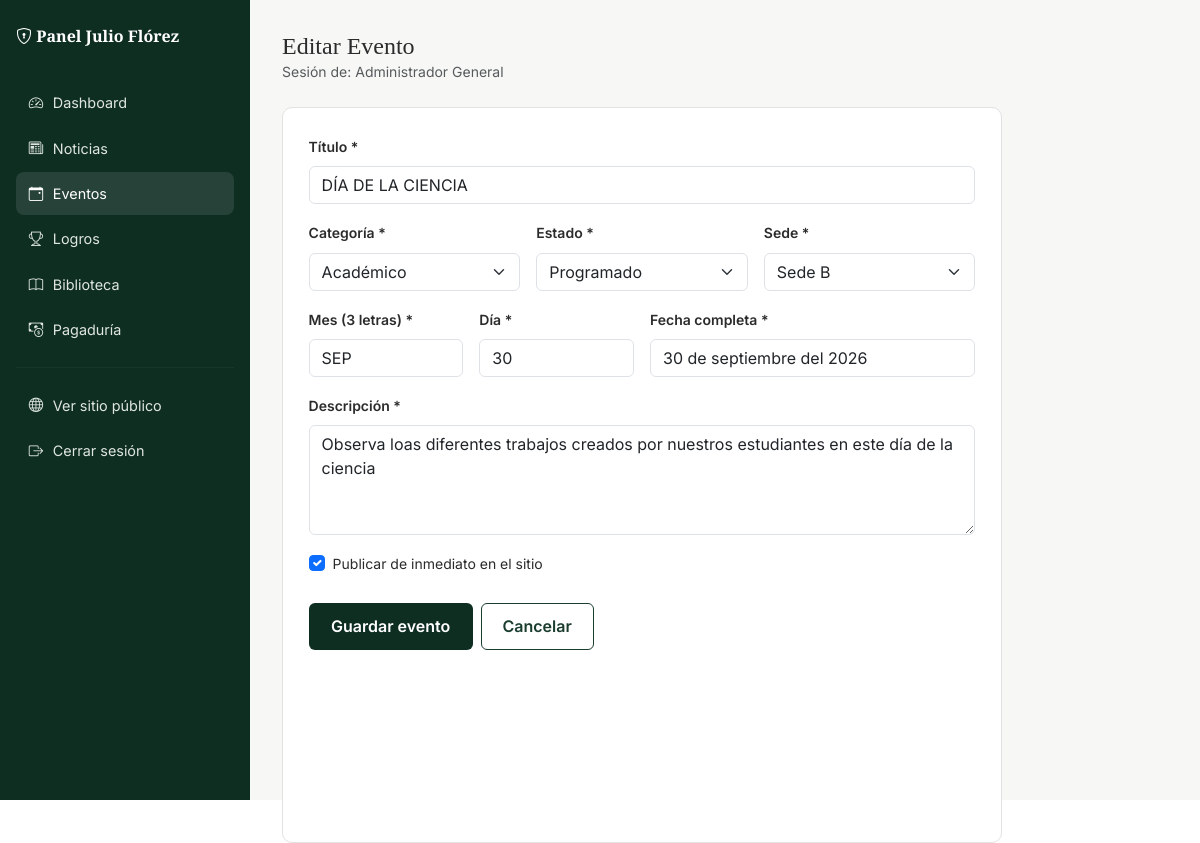
Screenshot of /admin/eventos/6/editar (signed in) with the database file from the repository.
### tables this page shows
CREATE TABLE eventos (
        id INTEGER PRIMARY KEY AUTOINCREMENT,
        titulo TEXT NOT NULL,
        categoria TEXT NOT NULL,
        estado TEXT NOT NULL DEFAULT 'Programado',
        descripcion TEXT,
        fecha_completa TEXT NOT NULL,
        mes TEXT NOT NULL,
        dia TEXT NOT NULL,
        sede TEXT DEFAULT 'Ambas',
        publicado INTEGER NOT NULL DEFAULT 1,
        creado_en TEXT DEFAULT CURRENT_TIMESTAMP
    );

### app.py (the view, shortened to what this page needs)
@app.route("/admin/eventos/<int:id_evento>/editar", methods=["GET", "POST"])
@login_requerido
def admin_evento_editar(id_evento):
    evento = log_evento.obtener(id_evento)
    if not evento:
        flash("Evento no encontrado.", "error")
        return redirect(url_for("admin_eventos"))
    return render_template("admin/eventos_form.html", activo="eventos", evento=evento)

### app.py (called while the page is built, shortened)
def login_requerido(vista):
    @wraps(vista)
    def envoltura(*args, **kwargs):
        if not session.get("admin_id"):
            flash("Debes iniciar sesión para acceder al panel administrativo.", "error")
            return redirect(url_for("admin_login"))
        return vista(*args, **kwargs)
    return envoltura

@app.before_request
def verificar_permisos_por_rol():
    ruta = request.path
    if not ruta.startswith("/admin/") and ruta != "/admin":
        return  # ruta pública, no aplica control de roles
    if ruta == "/admin/login" or ruta == "/admin/logout":
        return  # login/logout siempre accesibles
    if not session.get("admin_id"):
        flash("Debes iniciar sesión para acceder al panel administrativo.", "error")
        return redirect(url_for("admin_login"))
    rol = session.get("admin_rol")
    if rol in ("admin", "rector"):
        return  # acceso total, sin restricciones

### modelo/conexion.py (called while the page is built)
def obtener_conexion():
    conexion = sqlite3.connect(RUTA_BD)
    conexion.row_factory = sqlite3.Row
    conexion.execute("PRAGMA foreign_keys = ON")
    return conexion

### modelo/log_evento.py (called while the page is built)
def obtener(id_evento):
    con = obtener_conexion()
    fila = con.execute("SELECT * FROM eventos WHERE id = ?", (id_evento,)).fetchone()
    con.close()
    return fila

### templates/admin/eventos_form.html (shortened to what this page needs)
{% extends "layout_admin.html" %}
{% block encabezado %}{{ 'Editar' if evento else 'Nuevo' }} Evento{% endblock %}
{% block contenido_admin %}
<div class="tarjeta" style="max-width:720px">
  <form method="POST">
    <div class="row g-3">
      <div class="col-12">
        <label class="form-label small fw-semibold">Título *</label>
        <input type="text" name="titulo" class="form-control" required value="{{ evento.titulo if evento else '' }}">
      </div>
      <div class="col-md-4">
        <label class="form-label small fw-semibold">Categoría *</label>
        <select name="categoria" class="form-select" required>
          {% for cat in ['Académico','Cultural','Deportivo','Institucional','Padres de Familia','Bienestar'] %}
          <option {{ 'selected' if evento and evento.categoria==cat }}>{{ cat }}</option>
          {% endfor %}
        </select>
      </div>
      <div class="col-md-4">
        <label class="form-label small fw-semibold">Estado *</label>
        <select name="estado" class="form-select" required>
          {% for est in ['Programado','Finalizado'] %}
          <option {{ 'selected' if evento and evento.estado==est }}>{{ est }}</option>
          {% endfor %}
        </select>
      </div>
      <div class="col-md-4">
        <label class="form-label small fw-semibold">Sede *</label>
        <select name="sede" class="form-select" required>
          {% for s in ['Ambas','Sede A','Sede B'] %}
          <option {{ 'selected' if evento and evento.sede==s }}>{{ s }}</option>
          {% endfor %}
        </select>
      </div>
      <div class="col-md-3">
        <label class="form-label small fw-semibold">Mes (3 letras) *</label>
        <input type="text" name="mes" class="form-control text-uppercase" maxlength="3" placeholder="JUN" required value="{{ evento.mes if evento else '' }}">
      </div>
      <div class="col-md-3">
        <label class="form-label small fw-semibold">Día *</label>
        <input type="text" name="dia" class="form-control" placeholder="21" required value="{{ evento.dia if evento else '' }}">
      </div>
      <div class="col-md-6">
        <label class="form-label small fw-semibold">Fecha completa *</label>
        <input type="text" name="fecha_completa" class="form-control" placeholder="21 de junio de 2026" required value="{{ evento.fecha_completa if evento else '' }}">
      </div>
      <div class="col-12">
        <label class="form-label small fw-semibold">Descripción *</label>
        <textarea name="descripcion" class="form-control" rows="4" required>{{ evento.descripcion if evento else '' }}</textarea>
      </div>
      <div class="col-12">
        <div class="form-check">
          <input class="form-check-input" type="checkbox" name="publicado" id="publicado" {{ 'checked' if not evento or evento.publicado }}>
          <label class="form-check-label small" for="publicado">Publicar de inmediato en el sitio</label>
        </div>
      </div>
    </div>
    <div class="d-flex gap-2 mt-4">
      <button type="submit" class="btn-institucional">Guardar evento</button>
      <a href="{{ url_for('admin_eventos') }}" class="btn-outline-institucional">Cancelar</a>
    </div>
  </form>
</div>
{% endblock %}

### static/Styles/main.css (style rules this page uses)
:root { --verde-oscuro:#0f2e22; --verde:#1a3d2e; --verde-claro:#e8f0ea; --rojo:#c0392b; --rojo-oscuro:#9c2a1e; --amarillo:#d4af37; --amarillo-claro:#f4e4b0; --texto:#2b2b2b; --texto-suave:#6b6b6b; --borde:#e2e2e2; --blanco:#ffffff; --fuente-titulo:'Playfair Display', Georgia, 'Times New Roman', serif; --fuente-texto:'Inter', 'Segoe UI', Arial, sans-serif; --radio:10px; --sombra:0 4px 18px rgba(15,46,34,.08); }
* { box-sizing:border-box }
body { font-family:var(--fuente-texto); color:var(--texto); background:var(--blanco); line-height:1.6; }
a { text-decoration:none; }
.btn-institucional { background:var(--verde-oscuro); color:#fff; border:none; padding:.65rem 1.4rem; border-radius:6px; font-weight:600; transition:.2s; }
.btn-outline-institucional { border:1.5px solid var(--verde); color:var(--verde); padding:.6rem 1.3rem; border-radius:6px; font-weight:600; background:transparent; }
.tarjeta { border:1px solid var(--borde); border-radius:var(--radio); background:#fff; padding:1.6rem; height:100%; transition:.2s; }

### rows the page displays
eventos: titulo "DÍA DE LA CIENCIA", mes "SEP", dia "30", fecha_completa "30 de septiembre del 2026", descripcion "Observa loas diferentes trabajos creados por nuestros estudiantes en este día de la ciencia"

### other values shown
{{ 'Editar' if evento else 'Nuevo' }} "Editar"
{{ session.get('admin_nombre','') }} "Administrador General"
form field categoria "Académico"
form field estado "Programado"
form field sede "Sede B"
